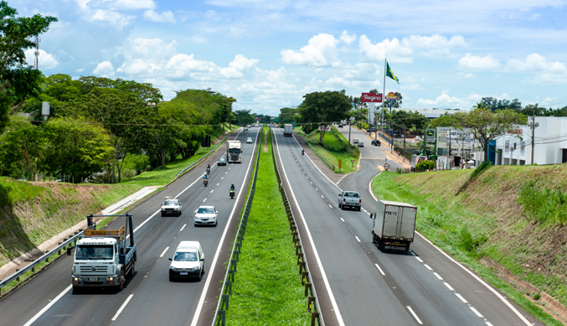
#> input picture atividade/trailhead/tutorial_Opencv/openThersholdAdap/rodovia.png, 567 x 326 px
$ python openThresholdAdap.py
#> lines starting #> are read from the running program, lines starting #| are printed output that depends on the picture; after the words box and inside, x2 and y2 are one past the last pixel; in counts of white or black regions, pixels touching at a corner belong together
#Usando o threshold adaptativo

import cv2
import numpy as np

img = cv2.imread('rodovia.png')
#> img is the input picture: shape (326, 567, 3); mean B, G, R 132.9, 150.9, 132.9
img = cv2.cvtColor(img, cv2.COLOR_BGR2GRAY)
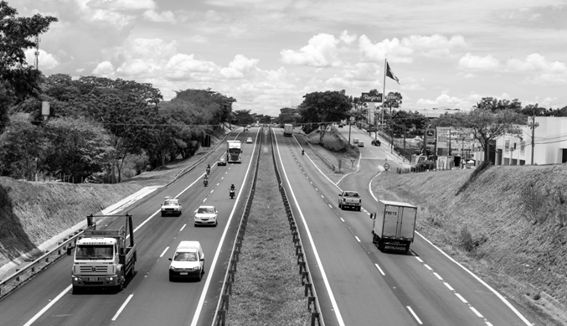
#> img: shape (326, 567); min 0, max 255, mean 143.4

suave = cv2.GaussianBlur(img, (7, 7), 0)
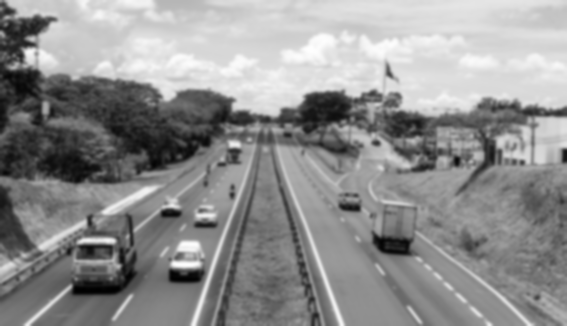
#> suave: shape (326, 567); min 0, max 254, mean 143.4

bin1 = cv2.adaptiveThreshold(suave, 255,  cv2.ADAPTIVE_THRESH_MEAN_C, cv2.THRESH_BINARY_INV, 21, 5)
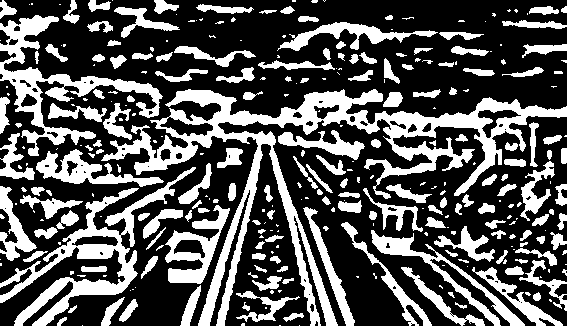
#> bin1: shape (326, 567); 33.7% white; 315 white regions (150 under 20 px), largest, box (x1, y1, x2, y2) and area: (101, 89, 567, 326) 16820, (0, 167, 196, 326) 5629, (0, 15, 163, 156) 4792
bin2 = cv2.adaptiveThreshold(suave, 255,  cv2.ADAPTIVE_THRESH_GAUSSIAN_C, cv2.THRESH_BINARY_INV,21, 5)
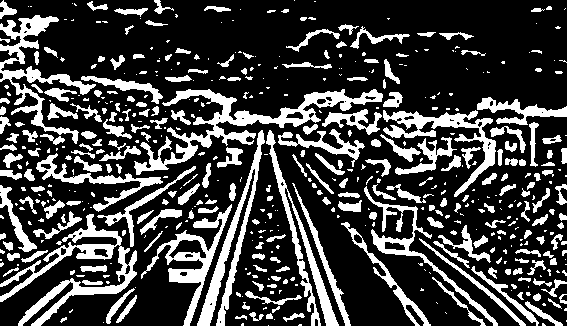
#> bin2: shape (326, 567); 25.7% white; 520 white regions (276 under 20 px), largest, box (x1, y1, x2, y2) and area: (134, 89, 383, 175) 4104, (0, 214, 137, 326) 3310, (0, 15, 96, 144) 2581

resultado = np.vstack([  np.hstack([img, suave]),  np.hstack([bin1, bin2])  ])
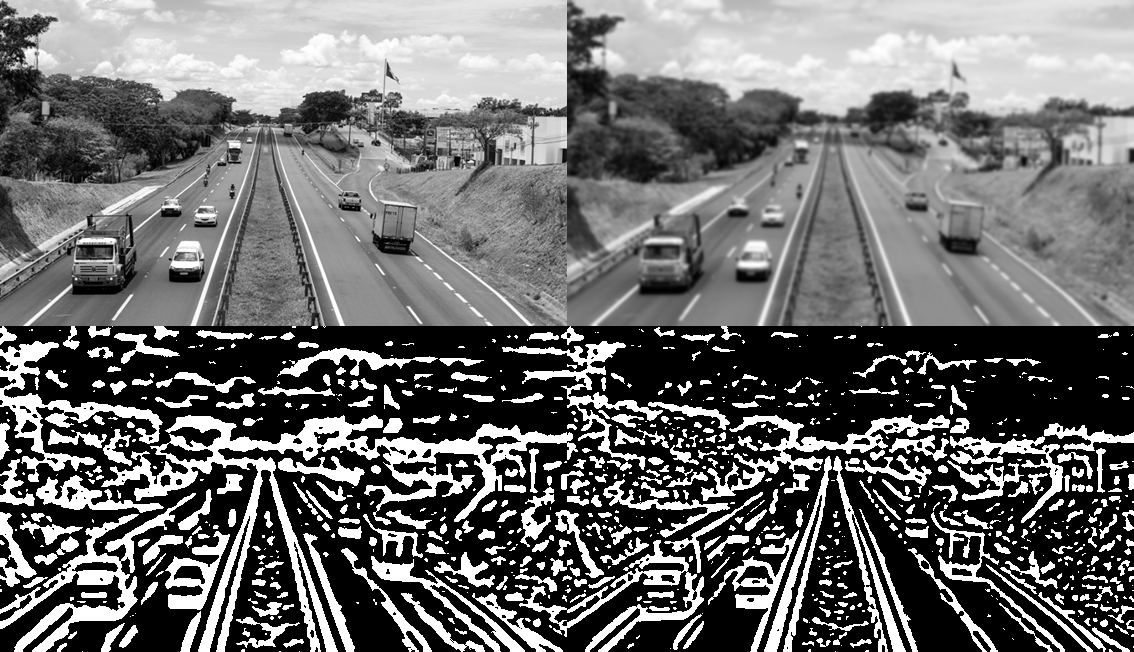
#> resultado: shape (652, 1134); min 0, max 255, mean 109.6

cv2.imshow("Binarização adaptativa da imagem", resultado)
cv2.imwrite('thresholding.jpg', resultado)
cv2.waitKey(0)
